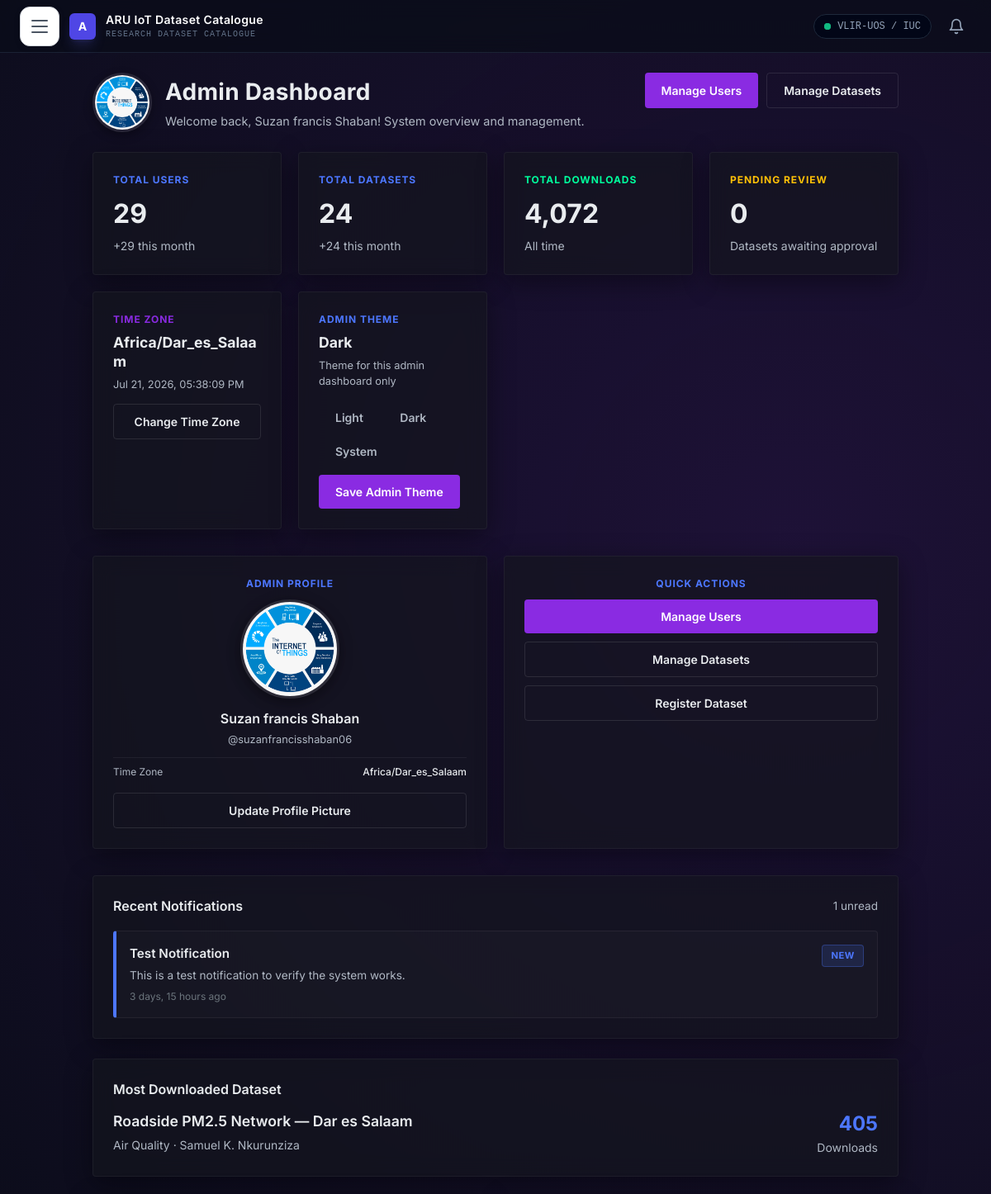
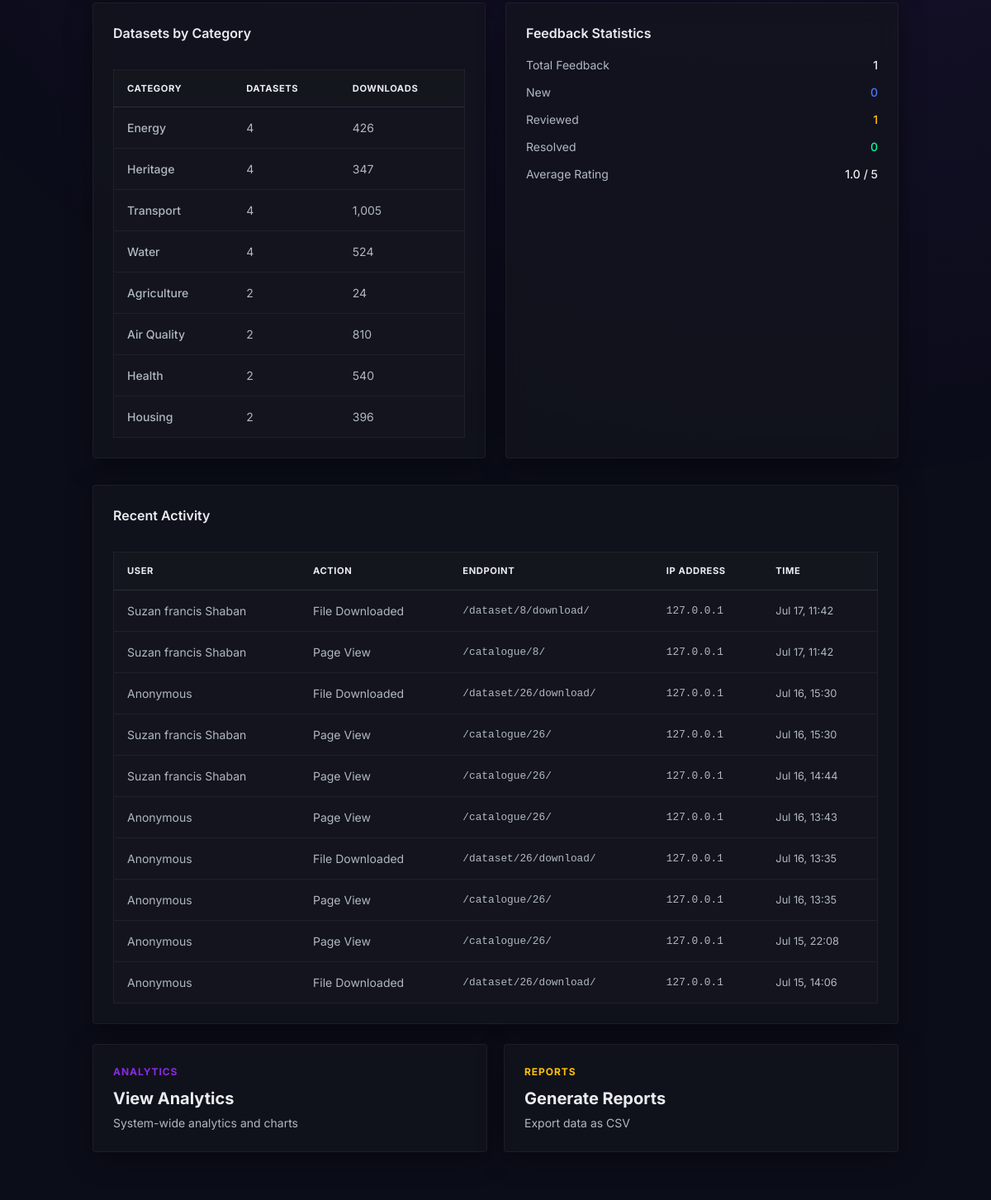
The app's page /dashboard/ (signed in, upper part), older data (2 pictures, top to bottom).
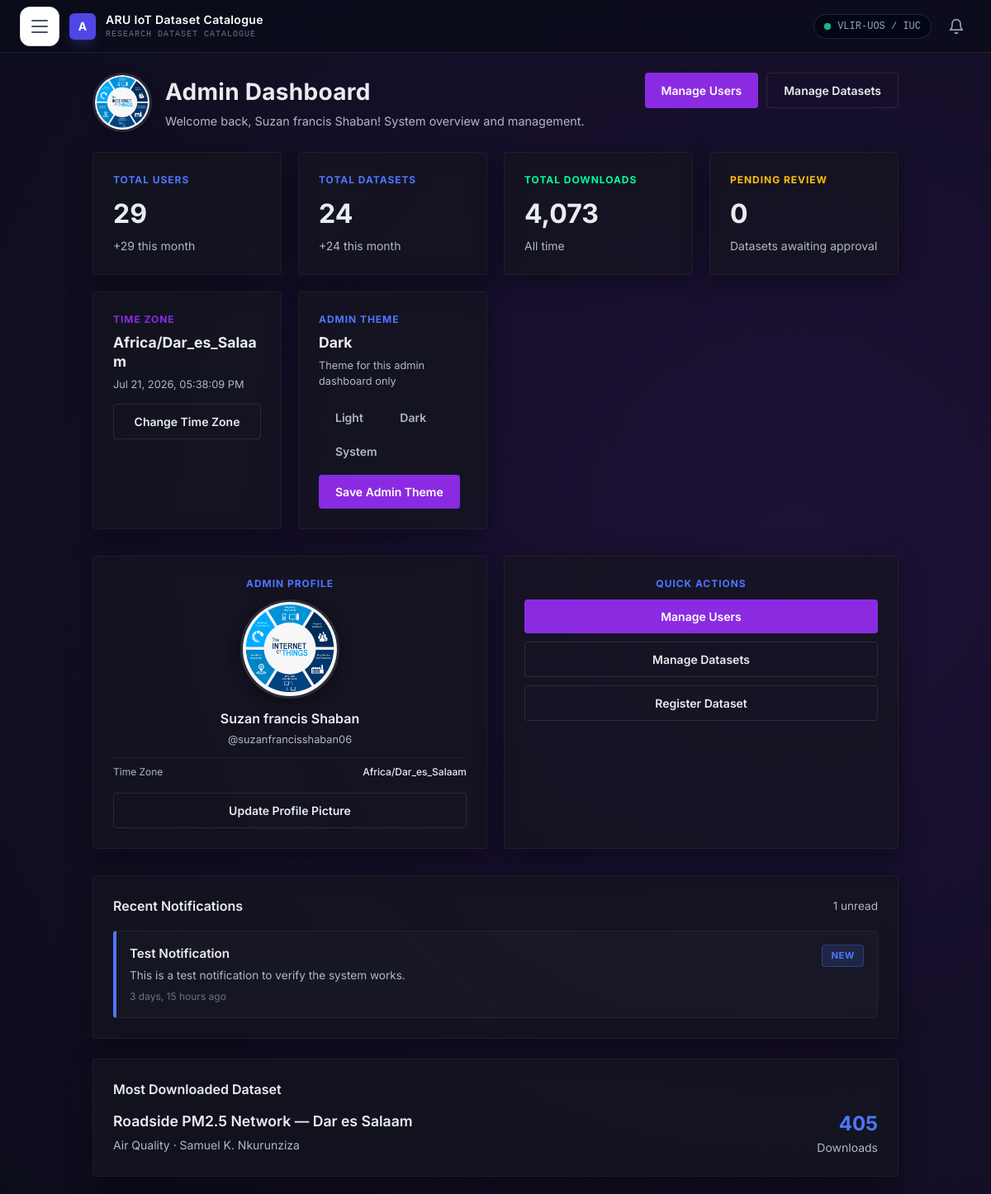
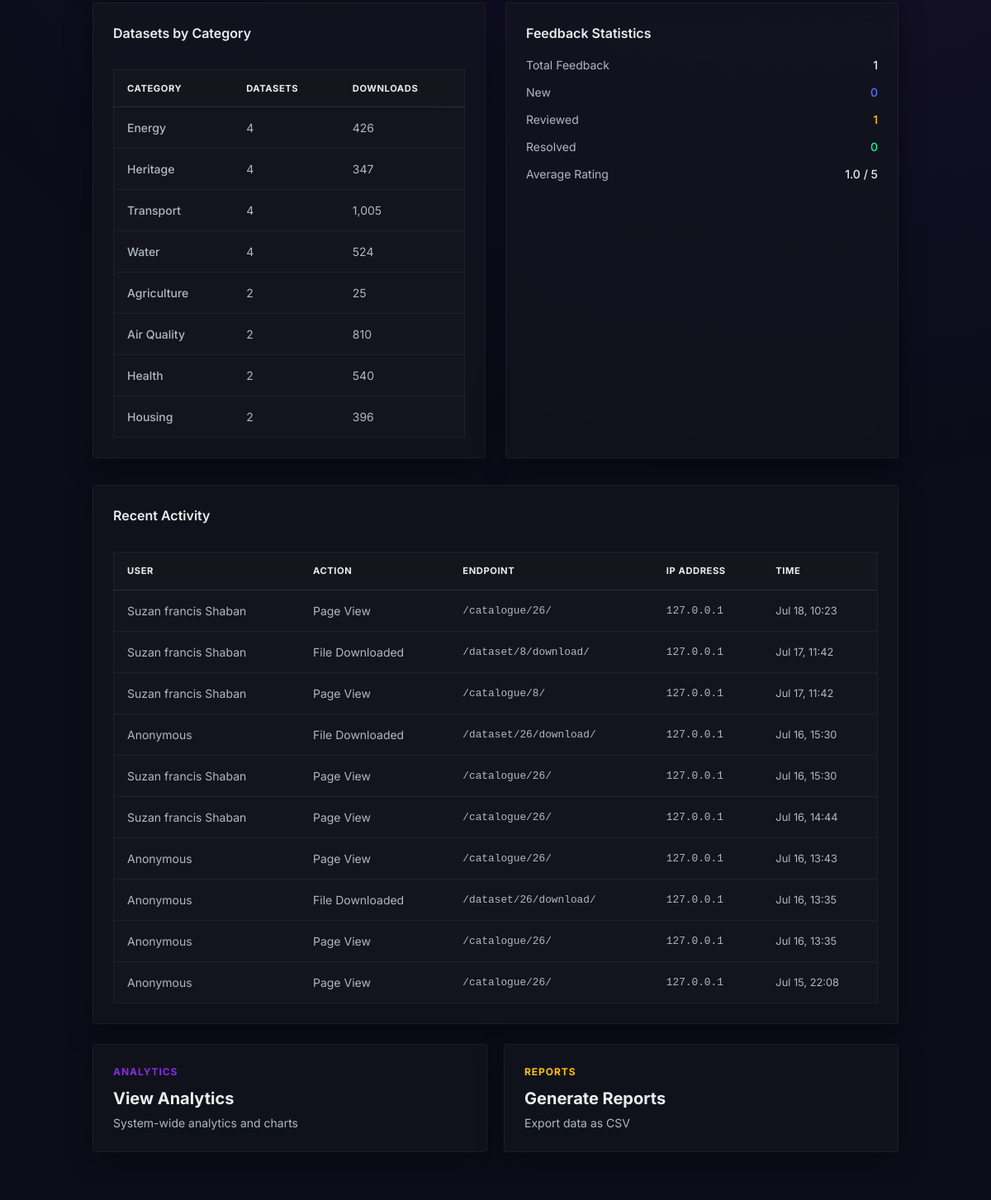
The same page, newer data (2 pictures, top to bottom).
### catalogue/models.py (models this page shows, shortened)
class Notification(models.Model):
    NOTIFICATION_TYPE_CHOICES = [
        ('info', 'Information'),
        ('success', 'Success'),
        ('warning', 'Warning'),
        ('error', 'Error'),
    ]
    user = models.ForeignKey(User, on_delete=models.CASCADE, related_name='notifications')
    title = models.CharField(max_length=255)
    message = models.TextField()
    notification_type = models.CharField(max_length=20, choices=NOTIFICATION_TYPE_CHOICES, default='info')
    is_read = models.BooleanField(default=False)
    sent_email = models.BooleanField(default=False)
    sent_sms = models.BooleanField(default=False)
    created_at = models.DateTimeField(auto_now_add=True)
    read_at = models.DateTimeField(null=True, blank=True)
    class Meta:
        ordering = ['-created_at']

class Domain(models.Model):
    name = models.CharField(max_length=100, unique=True)
    slug = models.SlugField(max_length=100, unique=True)
    description = models.TextField(blank=True)
    is_active = models.BooleanField(default=True)
    class Meta:
        ordering = ['name']

class AuditLog(models.Model):
    ACTION_CHOICES = [
        ('download', 'File Downloaded'),
        ('status_change', 'Status Modified'),
        ('auth_event', 'Authentication Change'),
        ('view', 'Page View'),
        ('error', 'System Alert'),
    ]
    user = models.ForeignKey(User, on_delete=models.SET_NULL, null=True, blank=True)
    action_type = models.CharField(max_length=20, choices=ACTION_CHOICES)
    ip_address = models.GenericIPAddressField(null=True, blank=True)
    endpoint_path = models.CharField(max_length=255)
    details = models.TextField(blank=True)
    timestamp = models.DateTimeField(auto_now_add=True)
    class Meta:
        ordering = ['-timestamp']

### catalogue/views.py (the view)
    def wrapper(request, *args, **kwargs):
        if not request.user.is_authenticated:
            return redirect('login')
        if not (request.user.is_staff or request.user.is_superuser or getattr(request.user, 'role', None) == 'Admin'):
            return render(request, '403.html', status=403)
        return view_func(request, *args, **kwargs)

### catalogue/notifications.py (called while the page is built)
def get_unread_notifications_count(user):
    try:
        return Notification.objects.filter(user=user, is_read=False).count()
    except Exception:
        return 0

def get_recent_notifications(user, limit=10):
    try:
        return Notification.objects.filter(user=user).order_by('-created_at')[:limit]
    except Exception:
        return []

### catalogue/views.py (called while the page is built)
def admin_required(view_func):
    def wrapper(request, *args, **kwargs):
        if not request.user.is_authenticated:
            return redirect('login')
        if not (request.user.is_staff or request.user.is_superuser or getattr(request.user, 'role', None) == 'Admin'):
            return render(request, '403.html', status=403)
        return view_func(request, *args, **kwargs)
    return wrapper

### iot_portal/context_processors.py (called while the page is built)
def user_timezone_auto_detected(request):
    auto_detected = False
    if request.user.is_authenticated:
        try:
            auto_detected = getattr(request.user.profile, 'time_zone_auto_detected', False)
        except Exception:
            auto_detected = False
    return {
        'user_timezone_auto_detected': auto_detected,
    }

### catalogue/templates/admin_dashboard.html (shortened to what the changed rows need)
{% extends 'base.html' %}
{% block content %}
{% load i18n humanize %}
<div style="margin-top:24px; margin-bottom:40px; max-width:1200px; margin-left:auto; margin-right:auto;">
    <div style="margin-bottom:24px; display:flex; justify-content:space-between; align-items:flex-start; flex-wrap:wrap; gap:12px;">
        <div style="display:flex; align-items:center; gap:16px;">
            <div>
                <h1 style="font-size:1.75rem; font-weight:700; letter-spacing:0.01em; margin:0;">{% trans 'Admin Dashboard' %}</h1>
            </div>
        </div>
    </div>
    <div style="display:grid; grid-template-columns: repeat(auto-fit, minmax(220px, 1fr)); gap:20px; margin-bottom:32px;">
        <div class="glass-panel" style="padding:24px;">
            <div style="font-size:0.75rem; font-weight:700; text-transform:uppercase; letter-spacing:0.08em; color:var(--accent-mint); margin-bottom:8px;">Total Downloads</div>
            <div style="font-size:2rem; font-weight:700; color:var(--text-primary);">{{ total_downloads|default:'0'|intcomma }}</div>
            <div style="font-size:0.875rem; color:var(--text-secondary); margin-top:4px;">All time</div>
        </div>
    </div>
    {% if admin_recent_notifications %}
    <div class="glass-panel" style="padding:24px; margin-bottom:24px;">
        <div style="display:flex; flex-direction:column; gap:12px;">
            {% for notification in admin_recent_notifications %}
            <div style="padding:16px; background:rgba(255,255,255,0.02); border:1px solid rgba(255,255,255,0.06); border-radius:var(--radius); border-left:4px solid {% if notification.notification_type == 'success' %}var(--accent-mint){% elif notification.notification_type == 'warning' %}var(--accent-gold){% elif notification.notification_type == 'error' %}#ff6b6b{% else %}var(--accent-cyan){% endif %};">
                <div style="display:flex; justify-content:space-between; align-items:flex-start; gap:12px;">
                    <div style="flex:1;">
                        <div style="font-size:0.95rem; font-weight:600; color:var(--text-primary); margin-bottom:4px;">{{ notification.title }}</div>
                        <div style="font-size:0.85rem; color:var(--text-secondary); line-height:1.5;">{{ notification.message|truncatechars:150 }}</div>
                        <div style="font-size:0.75rem; color:var(--text-muted); margin-top:6px;">{{ notification.created_at|timesince }} ago</div>
                    </div>
                    {% if not notification.is_read %}
                    <span class="type-tag" style="background:rgba(77,119,255,0.15); color:var(--accent-cyan); border:1px solid rgba(77,119,255,0.3); flex-shrink:0;">New</span>
                    {% endif %}
                </div>
            </div>
            {% endfor %}
        </div>
    </div>
    {% endif %}
    <div style="display:grid; grid-template-columns: repeat(auto-fit, minmax(360px, 1fr)); gap:24px; margin-bottom:32px;">
        <div class="glass-panel" style="padding:24px;">
            {% if domain_stats %}
            <div style="overflow-x:auto;">
                <table class="cyber-data-table">
                    <thead>
                        <tr>
                            <th>{% trans 'Category' %}</th>
                            <th>{% trans 'Datasets' %}</th>
                            <th>{% trans 'Downloads' %}</th>
                        </tr>
                    </thead>
                    <tbody>
                        {% for d in domain_stats %}
                        <tr class="log-row">
                            <td style="font-weight:500;">{{ d.name }}</td>
                            <td>{{ d.dataset_count }}</td>
                            <td>{{ d.download_sum|default:'0'|intcomma }}</td>
                        </tr>
                        {% endfor %}
                    </tbody>
                </table>
            </div>
            {% else %}
            <p style="font-size:0.875rem; color:var(--text-secondary); text-align:center; padding:24px;">{% trans 'No categories found.' %}</p>
            {% endif %}
        </div>
    </div>
    <div class="glass-panel" style="padding:24px; margin-bottom:24px;">
        {% if recent_logs %}
        <div style="overflow-x:auto;">
            <table class="cyber-data-table">
                <thead>
                    <tr>
                        <th>{% trans 'User' %}</th>
                        <th>{% trans 'Action' %}</th>
                        <th>{% trans 'Endpoint' %}</th>
                        <th>{% trans 'IP Address' %}</th>
                        <th>{% trans 'Time' %}</th>
                    </tr>
                </thead>
                <tbody>
                    {% for log in recent_logs %}
                    <tr class="log-row">
                        <td>
                            {% if log.user %}
                                {{ log.user.get_full_name|default:log.user.username }}
                            {% else %}
                                {% trans 'Anonymous' %}
                            {% endif %}
                        </td>
                        <td>{{ log.get_action_type_display }}</td>
                        <td style="font-family:monospace; font-size:0.8rem;">{{ log.endpoint_path }}</td>
                        <td style="font-family:monospace; font-size:0.8rem;">{{ log.ip_address|default:'—' }}</td>
                        <td style="font-size:0.8rem;">{{ log.timestamp|date:'M d, H:i' }}</td>
                    </tr>
                    {% endfor %}
                </tbody>
            </table>
        </div>
        {% else %}
        <p style="font-size:0.875rem; color:var(--text-secondary); text-align:center; padding:24px;">{% trans 'No recent activity.' %}</p>
        {% endif %}
    </div>
</div>
{% endblock %}

Row changes from the older to the newer data that the page shows:
no longer on this page (row unchanged): AuditLog: action_type "File Downloaded", endpoint_path "/dataset/26/download/", ip_address "127.0.0.1", timestamp "Jul 15, 14:06"
computed for Domain "Agriculture": download_sum "24" → "25"
added AuditLog: user.get_full_name "Suzan francis Shaban", action_type "Page View", endpoint_path "/catalogue/26/", ip_address "127.0.0.1", timestamp "Jul 18, 10:23"
Text that changed along with them:
{{ total_downloads|default:'0'|intcomma }}: "4,072" → "4,073"
